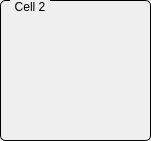
   <widget class="QGroupBox" name="groupBox_2">
    <property name="geometry">
     <rect>
      <x>180</x>
      <y>0</y>
      <width>151</width>
      <height>141</height>
     </rect>
    </property>
    <property name="styleSheet">
     <string notr="true">QGroupBox {
    border: 1px solid black;
    border-radius: 5px;
    margin-top: 0.5em;
}

QGroupBox::title {
    subcontrol-origin: margin;
    left: 10px;
    padding: 0 3px 0 3px;
}</string>
    </property>
    <property name="title">
     <string>Cell 2</string>
    </property>
    <widget class="QESimpleShape" name="qesimpleshape_76">
     <property name="geometry">
      <rect>
       <x>10</x>
       <y>30</y>
       <width>16</width>
       <height>16</height>
      </rect>
     </property>
     <property name="shape">
      <enum>QSimpleShape::circle</enum>
     </property>
     <property name="modulus">
      <number>2</number>
     </property>
     <property name="colour0" stdset="0">
      <color>
       <red>50</red>
       <green>20</green>
       <blue>20</blue>
      </color>
     </property>
     <property name="colour1" stdset="0">
      <color>
       <red>240</red>
       <green>5</green>
       <blue>5</blue>
      </color>
     </property>
     <property name="variable" stdset="0">
      <string>BOC$(cell)-CO-SB1:isInterlock</string>
     </property>
     <property name="variableSubstitutions" stdset="0">
      <string>cell=02</string>
     </property>
     <property name="displayAlarmStateOption" stdset="0">
      <enum>QE::Never</enum>
     </property>
    </widget>
    <widget class="QESubstitutedLabel" name="qesubstitutedlabel_76">
     <property name="geometry">
      <rect>
       <x>30</x>
       <y>30</y>
       <width>110</width>
       <height>17</height>
      </rect>
     </property>
     <property name="alignment">
      <set>Qt::AlignCenter</set>
     </property>
     <property name="labelText" stdset="0">
      <string>BOC$(cell)-CO-SB1</string>
     </property>
     <property name="textSubstitutions" stdset="0">
      <string>cell=02</string>
     </property>
    </widget>
    <widget class="QESubstitutedLabel" name="qesubstitutedlabel_77">
     <property name="geometry">
      <rect>
       <x>30</x>
       <y>50</y>
       <width>110</width>
       <height>17</height>
      </rect>
     </property>
     <property name="alignment">
      <set>Qt::AlignCenter</set>
     </property>
     <property name="labelText" stdset="0">
      <string>BOC$(cell)-CO-SB2</string>
     </property>
     <property name="textSubstitutions" stdset="0">
      <string>cell=02</string>
     </property>
    </widget>
    <widget class="QESimpleShape" name="qesimpleshape_77">
     <property name="geometry">
      <rect>
       <x>10</x>
       <y>50</y>
       <width>16</width>
       <height>16</height>
      </rect>
     </property>
     <property name="shape">
      <enum>QSimpleShape::circle</enum>
     </property>
     <property name="modulus">
      <number>2</number>
     </property>
     <property name="colour0" stdset="0">
      <color>
       <red>50</red>
       <green>20</green>
       <blue>20</blue>
      </color>
     </property>
     <property name="colour1" stdset="0">
      <color>
       <red>240</red>
       <green>5</green>
       <blue>5</blue>
      </color>
     </property>
     <property name="variable" stdset="0">
      <string>BOC$(cell)-CO-SB2:isInterlock</string>
     </property>
     <property name="variableSubstitutions" stdset="0">
      <string>cell=02</string>
     </property>
     <property name="displayAlarmStateOption" stdset="0">
      <enum>QE::Never</enum>
     </property>
    </widget>
    <widget class="QESubstitutedLabel" name="qesubstitutedlabel_78">
     <property name="geometry">
      <rect>
       <x>30</x>
       <y>70</y>
       <width>110</width>
       <height>17</height>
      </rect>
     </property>
     <property name="alignment">
      <set>Qt::AlignCenter</set>
     </property>
     <property name="labelText" stdset="0">
      <string>BOC$(cell)-CO-SB3</string>
     </property>
     <property name="textSubstitutions" stdset="0">
      <string>cell=02</string>
     </property>
    </widget>
    <widget class="QESimpleShape" name="qesimpleshape_78">
     <property name="geometry">
      <rect>
       <x>10</x>
       <y>70</y>
       <width>16</width>
       <height>16</height>
      </rect>
     </property>
     <property name="shape">
      <enum>QSimpleShape::circle</enum>
     </property>
     <property name="modulus">
      <number>2</number>
     </property>
     <property name="colour0" stdset="0">
      <color>
       <red>50</red>
       <green>20</green>
       <blue>20</blue>
      </color>
     </property>
     <property name="colour1" stdset="0">
      <color>
       <red>240</red>
       <green>5</green>
       <blue>5</blue>
      </color>
     </property>
     <property name="variable" stdset="0">
      <string>BOC$(cell)-CO-SB3:isInterlock</string>
     </property>
     <property name="variableSubstitutions" stdset="0">
      <string>cell=02</string>
     </property>
     <property name="displayAlarmStateOption" stdset="0">
      <enum>QE::Never</enum>
     </property>
    </widget>
    <widget class="QESubstitutedLabel" name="qesubstitutedlabel_79">
     <property name="geometry">
      <rect>
       <x>30</x>
       <y>90</y>
       <width>110</width>
       <height>17</height>
      </rect>
     </property>
     <property name="alignment">
      <set>Qt::AlignCenter</set>
     </property>
     <property name="labelText" stdset="0">
      <string>BOC$(cell)-CO-SB4</string>
     </property>
     <property name="textSubstitutions" stdset="0">
      <string>cell=02</string>
     </property>
    </widget>
    <widget class="QESimpleShape" name="qesimpleshape_79">
     <property name="geometry">
      <rect>
       <x>10</x>
       <y>90</y>
       <width>16</width>
       <height>16</height>
      </rect>
     </property>
     <property name="shape">
      <enum>QSimpleShape::circle</enum>
     </property>
     <property name="modulus">
      <number>2</number>
     </property>
     <property name="colour0" stdset="0">
      <color>
       <red>50</red>
       <green>20</green>
       <blue>20</blue>
      </color>
     </property>
     <property name="colour1" stdset="0">
      <color>
       <red>240</red>
       <green>5</green>
       <blue>5</blue>
      </color>
     </property>
     <property name="variable" stdset="0">
      <string>BOC$(cell)-CO-SB4:isInterlock</string>
     </property>
     <property name="variableSubstitutions" stdset="0">
      <string>cell=02</string>
     </property>
     <property name="displayAlarmStateOption" stdset="0">
      <enum>QE::Never</enum>
     </property>
    </widget>
    <widget class="QESubstitutedLabel" name="qesubstitutedlabel_80">
     <property name="geometry">
      <rect>
       <x>30</x>
       <y>110</y>
       <width>110</width>
       <height>17</height>
      </rect>
     </property>
     <property name="alignment">
      <set>Qt::AlignCenter</set>
     </property>
     <property name="labelText" stdset="0">
      <string>BOC$(cell)-CO-SB5</string>
     </property>
     <property name="textSubstitutions" stdset="0">
      <string>cell=02</string>
     </property>
    </widget>
    <widget class="QESimpleShape" name="qesimpleshape_80">
     <property name="geometry">
      <rect>
       <x>10</x>
       <y>110</y>
       <width>16</width>
       <height>16</height>
      </rect>
     </property>
     <property name="shape">
      <enum>QSimpleShape::circle</enum>
     </property>
     <property name="modulus">
      <number>2</number>
     </property>
     <property name="colour0" stdset="0">
      <color>
       <red>50</red>
       <green>20</green>
       <blue>20</blue>
      </color>
     </property>
     <property name="colour1" stdset="0">
      <color>
       <red>240</red>
       <green>5</green>
       <blue>5</blue>
      </color>
     </property>
     <property name="variable" stdset="0">
      <string>BOC$(cell)-CO-SB5:isInterlock</string>
     </property>
     <property name="variableSubstitutions" stdset="0">
      <string>cell=02</string>
     </property>
     <property name="displayAlarmStateOption" stdset="0">
      <enum>QE::Never</enum>
     </property>
    </widget>
   </widget>
